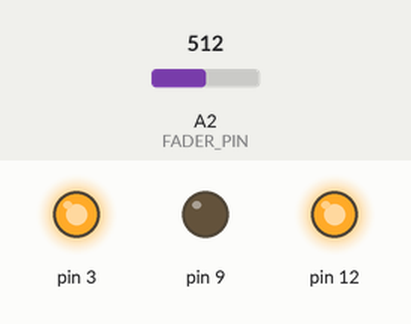
A sketch run on a simulated Arduino Uno, built with avr-gcc and run on an emulated ATmega328P. Shown: output pins drawn as LEDs (lit = HIGH). The inputs (shaded band) are chosen by the test bench; at power-on: A2 (FADER_PIN) = 512. What the sketch prints to the serial monitor is not drawn.

Above: at 1.2 s.
1.3 s: A2 (FADER_PIN) set to 305
At 2.1 s:
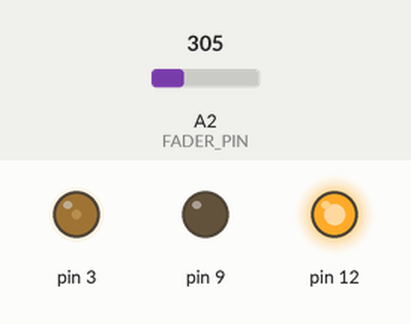
2.8 s: A2 (FADER_PIN) set to 304
At 3.2 s:
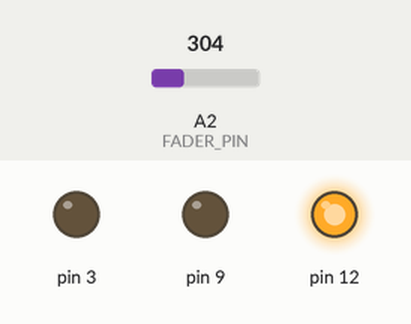
4.3 s: A2 (FADER_PIN) set to 245
At 5.5 s:
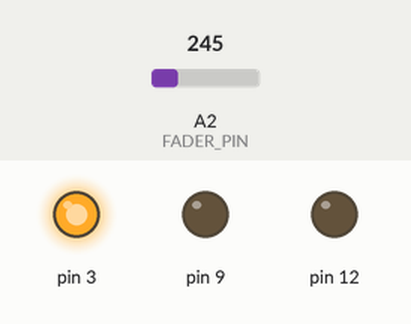
5.8 s: A2 (FADER_PIN) set to 306
At 6.7 s:
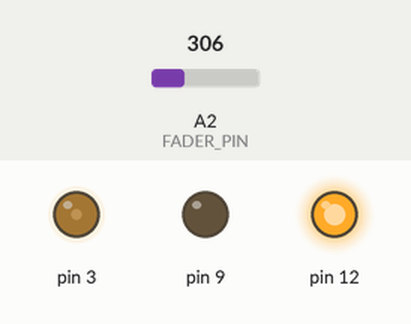
7.3 s: A2 (FADER_PIN) set to 511
At 7.9 s:
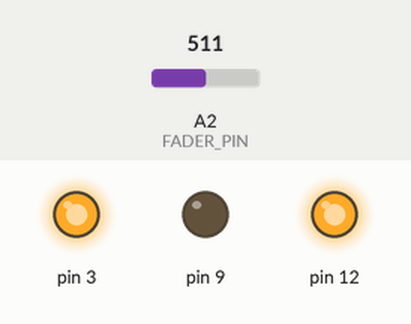
8.8 s: A2 (FADER_PIN) set to 0
At 10.2 s:
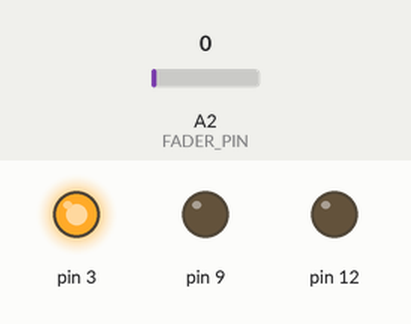
Timing chart, 0 to 11.3 s (numbered marks = the images above; inputs shaded):
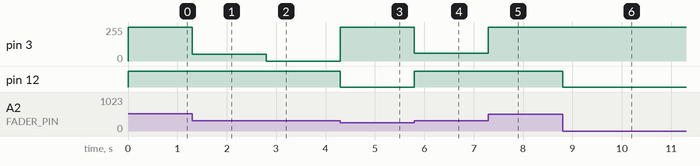

Measured:
- the behaviour switches between 305 and 304 on A2 (FADER_PIN) (found by bisection; images 1 and 2)
- after the input at 1.3 s, pin 3: 255/255 → 50/255 at once
- after the input at 2.8 s, pin 3: 50/255 → 0/255 at once
- after the input at 4.3 s, pin 3: 0/255 → 255/255 at once; pin 12: HIGH → LOW at once
- after the input at 5.8 s, pin 3: 255/255 → 60/255 at once; pin 12: LOW → HIGH at once
- after the input at 7.3 s, pin 3: 60/255 → 255/255 at once
- after the input at 8.8 s, pin 12: HIGH → LOW at once

The sketch:

2_Fader_MoveToTarget.ino
```cpp
/*
 * Tangible User Interface class - CIID
 * written by Pierluigi Dalla Rosa (www.pierdr.com)
 * Teaching with Massimo Banzi and Jose Chavarria
 *
 * Make your fader move to exact an position.
 * This sketch uses something called PD control to move
 * the motor to reach a specific spot.
 */

#include "Motor.h"

#define MOTOR_MIN 0           // Minimum sensor reading
#define MOTOR_MAX 512        // Maximum sensor reading
#define POSITION_THRESHOLD 5  // Dead zone for position control
#define FADER_PIN A2          // Analog input for fader position
#define MOTOR_SPEED_MAX 255   // Maximum motor speed

Motor motor(3, 12, 9);

int target_position;
int last_error;

const float Kp = 10.0;  // Proportional gain
const float Kd = 4.0;  // Derivative gain

void setup() {
  initSerial();
  motor.begin();
  motor.enable();
  moveToPos(300);
}

void loop() {
  updateMotorControl();
}
```

Motor.cpp
```cpp
/*
 *
 * Motor control for use with the Arduino Motor Shield Rev3 or compatible shields
 *
 * Tangible User Interface class - CIID
 * written by Pierluigi Dalla Rosa (www.pierdr.com)
 * Teaching with Massimo Banzi and Jose Chavarria
 */


#include "Motor.h"


// Motor.cpp implementation
Motor::Motor(int pwmPin, int dirPin, int enablePin) {
    _pwmPin = pwmPin;
    _dirPin = dirPin;
    _enablePin = enablePin;
    _currentSpeed = 0;
}

void Motor::begin() {
    pinMode(_pwmPin, OUTPUT);
    pinMode(_dirPin, OUTPUT);
    pinMode(_enablePin, OUTPUT);

    // Initialize with motor stopped and enable released
    digitalWrite(_enablePin, LOW);
    analogWrite(_pwmPin, 0);
    digitalWrite(_dirPin, LOW);
}

void Motor::setSpeed(int speed) {
    // Constrain speed to valid range
    speed = constrain(speed, -255, 255);
    _currentSpeed = speed;

    if (speed >= 0) {
        digitalWrite(_dirPin, HIGH);  // Forward
        analogWrite(_pwmPin, speed);
    } else {
        digitalWrite(_dirPin, LOW);   // Backward
        analogWrite(_pwmPin, -speed);
    }
}

int Motor::getSpeed() {
    return _currentSpeed;
}

void Motor::forward(int speed) {
    speed = constrain(speed, 0, 255);
    digitalWrite(_dirPin, HIGH);
    analogWrite(_pwmPin, speed);
    _currentSpeed = speed;
}

void Motor::backward(int speed) {
    speed = constrain(speed, 0, 255);
    digitalWrite(_dirPin, LOW);
    analogWrite(_pwmPin, speed);
    _currentSpeed = -speed;
}

void Motor::disable() {
    digitalWrite(_enablePin, HIGH);
    analogWrite(_pwmPin, 0);
    _currentSpeed = 0;
}

void Motor::enable() {
    digitalWrite(_enablePin, LOW);
}
```

Motor.h
```cpp
#include <Arduino.h>
/*
* Tangible User Interface class - CIID
* written by Pierluigi Dalla Rosa (www.pierdr.com)
* Teaching with Massimo Banzi and Jose Chavarria
*/

class Motor {
    public:
        Motor(int pwmPin, int dirPin, int brakePin);
        void begin();
        void setSpeed(int speed);  // -255 to 255
        int getSpeed();
        void forward(int speed);
        void backward(int speed);
        void disable();
        void enable();

    private:
        int _pwmPin;
        int _dirPin;
        int _enablePin;
        int _currentSpeed;
};
```

other.ino
```cpp
void initSerial() {
  Serial.begin(115200);
  Serial.println("Motor test - Fader");
}
int calculateMotorSpeed(int error, int currentPos) {
  // Simple PD control
  float derivative = error - last_error;
  float output = -Kp * error + Kd * derivative;
  // float output = -Kp * error;
  last_error = error;

  // Convert to motor speed and constrain
  int motorSpeed = (int)output;
  return constrain(motorSpeed, -MOTOR_SPEED_MAX, MOTOR_SPEED_MAX);
}
void moveToPos(int newPos) {
  // Constrain target position to valid range
  target_position = constrain(newPos, MOTOR_MIN, MOTOR_MAX);
}

void updateMotorControl() {
  int currentPos = analogRead(FADER_PIN);
  int error = target_position - currentPos;

  // If within threshold, stop motor
  if (abs(error) < POSITION_THRESHOLD) {
    motor.setSpeed(0);
    return;
  }

  // Calculate and set motor speed
  int speed = calculateMotorSpeed(error, currentPos);
  motor.setSpeed(speed);
}
```
